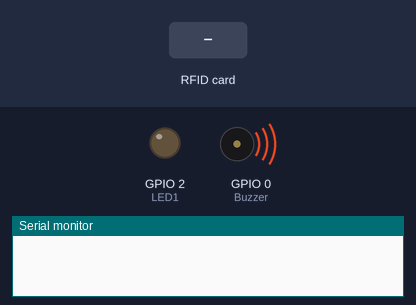
A sketch run on a simulated ESP8266 (NodeMCU). Parts: output pins drawn as LEDs (lit = HIGH), buzzer (waves = sounding, pin HIGH), the last lines printed to the serial monitor. The inputs (shaded band) are chosen by the test bench. WiFi joins after 1.5 s; servers stay silent unless stated; uploads are accepted with an empty reply.

Above: at 0.1 s.
At 1.6 s:
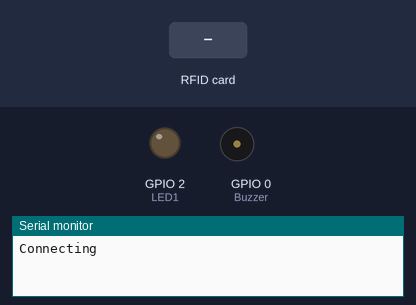
At 5.0 s:
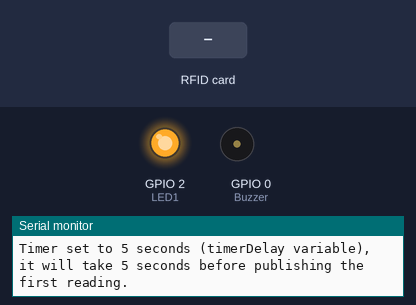
5.1 s: RFID card 5E 7A 19 C4 held to the reader
Timing chart, 0 to 14.8 s (numbered marks = the images above; inputs shaded):
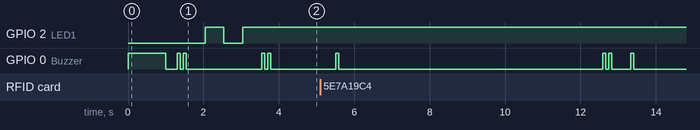

The sketch:

Attendance_device.ino
```cpp
/*
 *  Created by Rasool_Nekouei
 * ----------------------------------------------------------------------
 * Example program showing how to read new NUID from a PICC to serial.
 * ----------------------------------------------------------------------
 * https://volleyball-house.com
 *
 * RC522 Interfacing with NodeMCU
 *
 * Typical pin layout used:
 * ----------------------------------
 *             MFRC522      Node
 *             Reader/PCD   MCU
 * Signal      Pin          Pin
 * ----------------------------------
 * RST/Reset   RST          D1 (GPIO5)
 * SPI SS      SDA(SS)      D2 (GPIO4)
 * SPI MOSI    MOSI         D7 (GPIO13)
 * SPI MISO    MISO         D6 (GPIO12)
 * SPI SCK     SCK          D5 (GPIO14)
 * 3.3V        3.3V         3.3V
 * GND         GND          GND
 * We use 1 nodemcu esp8266 and 1 rc522 and 1 buzzer to this project
 */

#define SS_PIN 4  //D2
#define RST_PIN 5 //D1
#define Buzzer 0  //D3
#define LED1 2    //D4

#include <SPI.h>
#include <MFRC522.h>
#include <ESP8266WiFi.h>
#include <ESP8266HTTPClient.h>
#include <WiFiClient.h>

MFRC522 mfrc522(SS_PIN, RST_PIN);   // Create MFRC522 instance.
const char* ssid = "Volleyball-House";
const char* password = "123456789";
//Your Domain name with URL path or IP address with path
String serverName = "http://volleyball-house.com/";

// the following variables are unsigned longs because the time, measured in
// milliseconds, will quickly become a bigger number than can be stored in an int.
unsigned long lastTime = 0;
// Timer set to 10 minutes (600000)
//unsigned long timerDelay = 600000;
// Set timer to 5 seconds (5000)
unsigned long timerDelay = 5000;

int statuss = 0;
int out = 0;
String card_ID="";
void setup()
{

 pinMode(Buzzer,OUTPUT); //buzzer pin D3
 pinMode(LED1,OUTPUT);
 digitalWrite(LED1,LOW);
 Serial.begin(9600);
 startding();
  WiFi.begin(ssid, password);
  Serial.println("Connecting");
  while(WiFi.status() != WL_CONNECTED) {
    digitalWrite(LED1,LOW);
    delay(500);
    digitalWrite(LED1,HIGH);
    Serial.print(".");
    delay(500);
  }
  Serial.println("");
  Serial.print("Connected to WiFi network with IP Address: ");
  Serial.println(WiFi.localIP());
  connding();
  digitalWrite(LED1,HIGH);
  Serial.println("Timer set to 5 seconds (timerDelay variable), it will take 5 seconds before publishing the first reading.");


  //Serial.begin(9600);   // Initiate a serial communication
  SPI.begin();      // Initiate  SPI bus
  mfrc522.PCD_Init();   // Initiate MFRC522

}
void startding(){
    digitalWrite(Buzzer,HIGH);
    delay(1000);
    digitalWrite(Buzzer,LOW);
    delay(300);
    digitalWrite(Buzzer,HIGH);
    delay(80);
    digitalWrite(Buzzer,LOW);
    delay(80);
    digitalWrite(Buzzer,HIGH);
    delay(80);
    digitalWrite(Buzzer,LOW);
  }
void ding(){
  digitalWrite(Buzzer,HIGH);
  delay(80);
  digitalWrite(Buzzer,LOW);

  }

  void connding(){ //The function for melody when nodemcu connect to the wifi
    digitalWrite(Buzzer,HIGH);
    delay(80);
    digitalWrite(Buzzer,LOW);
    delay(80);
    digitalWrite(Buzzer,HIGH);
    delay(80);
    digitalWrite(Buzzer,LOW);

    }
  void errording(){
    digitalWrite(Buzzer,HIGH);
    delay(1000);
    digitalWrite(Buzzer,LOW);
    }
  void send_data(String id){

     if ((millis() - lastTime) > timerDelay) {
    //Check WiFi connection status
    if(WiFi.status()== WL_CONNECTED){
      WiFiClient client;
      HTTPClient http;
      digitalWrite(LED1,HIGH);

      String serverPath = serverName + "cardid.php?cardid=" + id;

      // Your Domain name with URL path or IP address with path
      http.begin(client, serverPath.c_str());

      // If you need Node-RED/server authentication, insert user and password below
      //http.setAuthorization("REPLACE_WITH_SERVER_USERNAME", "REPLACE_WITH_SERVER_PASSWORD");

      // Send HTTP GET request
      int httpResponseCode = http.GET();

      if (httpResponseCode>0) {
        Serial.print("HTTP Response code: ");
        Serial.println(httpResponseCode);
        String payload = http.getString();
        Serial.println(http.GET());
        Serial.println(payload);
        ding(); //Melody for the Success send
      }
      else {
        Serial.print("Error code: ");
        Serial.println(httpResponseCode);
        errording();
      }
      // Free resources
      //http.end();
    }
    else {
      Serial.println("WiFi Disconnected");
      digitalWrite(LED1,LOW);
      errording();
    }
    lastTime = millis();
  }

    }

void loop()
{
  // Look for new cards
  if ( ! mfrc522.PICC_IsNewCardPresent())
  {
    return;
  }
  // Select one of the cards
  if ( ! mfrc522.PICC_ReadCardSerial())
  {
    return;
  }
  for (byte i = 0; i < mfrc522.uid.size; i++) {
   card_ID += mfrc522.uid.uidByte[i];
 }
 if (card_ID){
 Serial.println(card_ID);
 send_data(card_ID);
 delay(1000);
 card_ID="";
 }
 card_ID="";
 delay(6000);
 connding();
 delay(500);
 ding();


}
```
